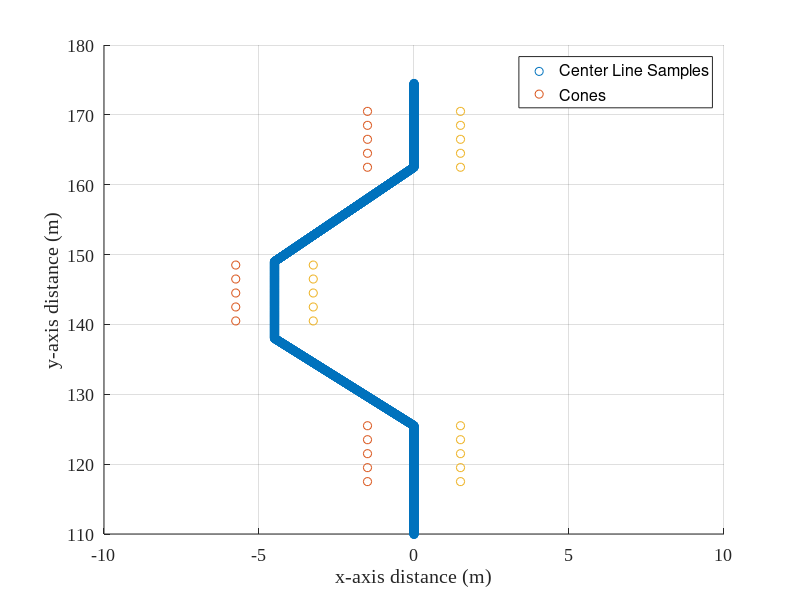

MATLAB code to generate this figure: (Note: this script raises an error after producing the figure.)
clear all
close all


centerx_ref = [];
centery_ref = [];
centerx_ref = [centerx_ref 0]; centery_ref = [centery_ref 0];
centerx_ref = [centerx_ref 0]; centery_ref = [centery_ref 12];
centerx_ref = [centerx_ref -4.5]; centery_ref = [centery_ref 25.5];
centerx_ref = [centerx_ref -4.5]; centery_ref = [centery_ref 36.5];
centerx_ref = [centerx_ref 0]; centery_ref = [centery_ref 49];
centerx_ref = [centerx_ref 0]; centery_ref = [centery_ref 174.5];
[centerx_ref]=interp1(centery_ref,centerx_ref,[0:0.03:174.5]);
[centery_ref]=interp1(centery_ref,centery_ref,[0:0.03:174.5]);
centery_ref = 174.5 - centery_ref;




conelx_ref = [];
conely_ref = [];
conelx_ref = [conelx_ref -1.5]; conely_ref = [conely_ref 4];
conelx_ref = [conelx_ref -1.5]; conely_ref = [conely_ref 6];
conelx_ref = [conelx_ref -1.5]; conely_ref = [conely_ref 8];
conelx_ref = [conelx_ref -1.5]; conely_ref = [conely_ref 10];
conelx_ref = [conelx_ref -1.5]; conely_ref = [conely_ref 12];
conelx_ref = [conelx_ref -4.5-1.25]; conely_ref = [conely_ref 26];
conelx_ref = [conelx_ref -4.5-1.25]; conely_ref = [conely_ref 28];
conelx_ref = [conelx_ref -4.5-1.25]; conely_ref = [conely_ref 30];
conelx_ref = [conelx_ref -4.5-1.25]; conely_ref = [conely_ref 32];
conelx_ref = [conelx_ref -4.5-1.25]; conely_ref = [conely_ref 34];
conelx_ref = [conelx_ref -1.5]; conely_ref = [conely_ref 49];
conelx_ref = [conelx_ref -1.5]; conely_ref = [conely_ref 51];
conelx_ref = [conelx_ref -1.5]; conely_ref = [conely_ref 53];
conelx_ref = [conelx_ref -1.5]; conely_ref = [conely_ref 55];
conelx_ref = [conelx_ref -1.5]; conely_ref = [conely_ref 57];
conely_ref = 174.5 - conely_ref;

conerx_ref = [];
conery_ref = [];
conerx_ref = [conerx_ref +1.5]; conery_ref = [conery_ref 4];
conerx_ref = [conerx_ref +1.5]; conery_ref = [conery_ref 6];
conerx_ref = [conerx_ref +1.5]; conery_ref = [conery_ref 8];
conerx_ref = [conerx_ref +1.5]; conery_ref = [conery_ref 10];
conerx_ref = [conerx_ref +1.5]; conery_ref = [conery_ref 12];
conerx_ref = [conerx_ref -4.5+1.25]; conery_ref = [conery_ref 26];
conerx_ref = [conerx_ref -4.5+1.25]; conery_ref = [conery_ref 28];
conerx_ref = [conerx_ref -4.5+1.25]; conery_ref = [conery_ref 30];
conerx_ref = [conerx_ref -4.5+1.25]; conery_ref = [conery_ref 32];
conerx_ref = [conerx_ref -4.5+1.25]; conery_ref = [conery_ref 34];
conerx_ref = [conerx_ref +1.5]; conery_ref = [conery_ref 49];
conerx_ref = [conerx_ref +1.5]; conery_ref = [conery_ref 51];
conerx_ref = [conerx_ref +1.5]; conery_ref = [conery_ref 53];
conerx_ref = [conerx_ref +1.5]; conery_ref = [conery_ref 55];
conerx_ref = [conerx_ref +1.5]; conery_ref = [conery_ref 57];
conery_ref = 174.5 - conery_ref;

cones = [
    struct('number', 1, 'x', -1.5, 'y', 4),
    struct('number', 2, 'x', -1.5, 'y', 6),
    struct('number', 3, 'x', -1.5, 'y', 8),
    struct('number', 4, 'x', -1.5, 'y', 10),
    struct('number', 5, 'x', -1.5, 'y', 12),
    struct('number', 6, 'x', -4.5-1.25, 'y', 26),
    struct('number', 7, 'x', -4.5-1.25, 'y', 28),
    struct('number', 8, 'x', -4.5-1.25, 'y', 30),
    struct('number', 9, 'x', -4.5-1.25, 'y', 32),
    struct('number', 10, 'x', -4.5-1.25, 'y', 34),
    struct('number', 11, 'x', -1.5, 'y', 49),
    struct('number', 12, 'x', -1.5, 'y', 51),
    struct('number', 13, 'x', -1.5, 'y', 53),
    struct('number', 14, 'x', -1.5, 'y', 55),
    struct('number', 15, 'x', -1.5, 'y', 57),
    struct('number', 16, 'x', +1.5, 'y', 4),
    struct('number', 17, 'x', +1.5, 'y', 6),
    struct('number', 18, 'x', +1.5, 'y', 8),
    struct('number', 19, 'x', +1.5, 'y', 10),
    struct('number', 20, 'x', +1.5, 'y', 12),
    struct('number', 21, 'x', -4.5+1.25, 'y', 26),
    struct('number', 22, 'x', -4.5+1.25, 'y', 28),
    struct('number', 23, 'x', -4.5+1.25, 'y', 30),
    struct('number', 24, 'x', -4.5+1.25, 'y', 32),
    struct('number', 25, 'x', -4.5+1.25, 'y', 34),
    struct('number', 26, 'x', +1.5, 'y', 49),
    struct('number', 27, 'x', +1.5, 'y', 51),
    struct('number', 28, 'x', +1.5, 'y', 53),
    struct('number', 29, 'x', +1.5, 'y', 55),
    struct('number', 30, 'x', +1.5, 'y', 57),
    ];

cones_ref = cones; % 복사
for i = 1:length(cones_ref)
    cones_ref(i).y = 174.5 - cones_ref(i).y; % y 좌표 변환
end


figure
clf
hold on
scatter(centerx_ref,centery_ref);
scatter(conelx_ref,conely_ref, 'ro');
scatter(conerx_ref,conery_ref, 'ro');
plot(centerx_ref,centery_ref);
hold off
grid on
xlabel('x-axis distance (m)');ylabel('y-axis distance (m)')
legend('Center Line Samples','Cones')
set(gca,'FontName','Times new roman','FontSize',13)
xlim([-10 10])
ylim([110 180])

Vehicle.x=out.logsout{5}.Values.InertFrm.Geom.Disp.X.Data-63.5;
Vehicle.y=out.logsout{5}.Values.InertFrm.Geom.Disp.Y.Data-3.5;
Vehicle.Fwlx=out.logsout{5}.Values.InertFrm.FrntAxl.Lft.Disp.X.Data-63.5;
Vehicle.Fwly=out.logsout{5}.Values.InertFrm.FrntAxl.Lft.Disp.Y.Data-3.5;
Vehicle.Fwrx=out.logsout{5}.Values.InertFrm.FrntAxl.Rght.Disp.X.Data-63.5;
Vehicle.Fwry=out.logsout{5}.Values.InertFrm.FrntAxl.Rght.Disp.Y.Data-3.5;
Vehicle.ang =out.logsout{5}.Values.InertFrm.Cg.Ang.psi.Data;
Vehicle.xvel=out.logsout{5}.Values.BdyFrm.Geom.Vel.xdot.Data;
Vehicle.yvel=out.logsout{5}.Values.BdyFrm.Geom.Vel.ydot.Data;

for i =2:length(Vehicle.xvel)
    Vehicle.xvel(i) = Vehicle.xvel(i) - Vehicle.xvel(i-1);
    Vehicle.yvel(i) = Vehicle.yvel(i) - Vehicle.yvel(i-1);
    Vehicle.velocity(i) = sqrt(Vehicle.xvel(i).^2 + Vehicle.yvel(i).^2);
end

for i =2:length(Vehicle.ang)
    Vehicle.diffang(i) = abs(Vehicle.ang(i) - Vehicle.ang(i-1));
end

figure
clf
hold on
plot(centerx_ref,centery_ref,':');
scatter(conelx_ref,conely_ref, 'ro');
plot(Vehicle.y,Vehicle.x);
plot(Vehicle.Fwly,Vehicle.Fwlx);
plot(Vehicle.Fwry,Vehicle.Fwrx);

%scatter(centerx_ref,centery_ref);
scatter(conerx_ref,conery_ref, 'ro');

hold off
grid on
xlabel('x-axis distance (m)');ylabel('y-axis distance (m)')
legend('Center Line reference','Cones','Center of Car','Left wheel of the car','Right wheel of the car')
set(gca,'FontName','Times new roman','FontSize',13,'TickDir','Out')
xlim([-15 5])
ylim([110 180])
view([90 90])

Error.center =[];
Error.name = [];
Time.counter = 0;
Time.elapsed = 0;
conerxcnt = 0;
Effort=0;
Velocity=0;
for i = 1:length(Vehicle.x)
    if (Vehicle.x(i) > 110) && (Vehicle.x(i) < 175)
        Time.counter = Time.counter +1;
        Time.elapsed = Time.counter*0.03;
        Effort=Effort + Vehicle.diffang(i)*180/pi;
        for j=1:length(centerx_ref)
            Carray.x(j) = Vehicle.y(i)-centerx_ref(j);
            Carray.y(j) = Vehicle.x(i)-centery_ref(j);
            Carray.all(j) = sqrt(Carray.x(j).^2+Carray.y(j).^2);
        end
        [minValue,cIndex] = min(Carray.all);
        
        for j=1:length(conerx_ref)
            Carray.x(j) = Vehicle.y(i)-conerx_ref(j);
            Carray.y(j) = Vehicle.x(i)-conery_ref(j);
            Carray.all(j) = sqrt(Carray.x(j).^2+Carray.y(j).^2);
        end
        [minValueconerx,cIndexconerx] = min(Carray.all);
        
        if minValue < threshold
            Error.center = [Error.center minValue];
            Error.name = [Error.name {'Name'}];
        end
        
        if minValueconerx < threshold
            conerxcnt = conerxcnt + 1;
            
            Error.center= [Error.center minValue];
            Error.name = [Error.name {'Name'}];
        end
    end
end
    histogram(Error.center,30)
    xlabel('RMSE (m)');ylabel('Number of samples')
    set(gca,'FontName','Times new roman','FontSize',13,'TickDir','Out')
    grid on
    box off
    legend('Samples of error')
    mean(Error.center)
    std(Error.center)

SAVE
 
path = "DoubleLaneChange";
date = "20230522";
file = "participant1";
trial = 1;
 filename = strcat(path, strcat('/', strcat(date, strcat(file, strcat('_', num2str(trial))))));
    save(filename, 'Time', 'Error', 'Effort', 'Velocity', 'conerxcnt');

